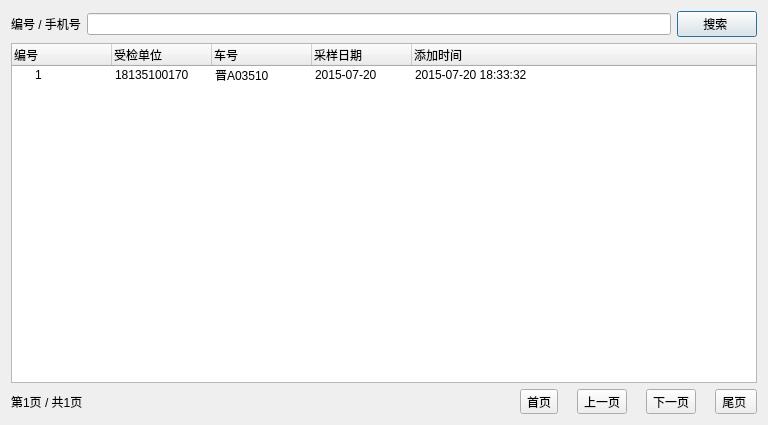
<?xml version="1.0" encoding="UTF-8"?>
<ui version="4.0">
 <class>SearchDialog</class>
 <widget class="QDialog" name="SearchDialog">
  <property name="geometry">
   <rect>
    <x>0</x>
    <y>0</y>
    <width>768</width>
    <height>425</height>
   </rect>
  </property>
  <property name="windowTitle">
   <string>搜索</string>
  </property>
  <layout class="QVBoxLayout" name="verticalLayout">
   <item>
    <layout class="QHBoxLayout" name="horizontalLayout_2">
     <item>
      <widget class="QLabel" name="label_6">
       <property name="text">
        <string>编号 / 手机号</string>
       </property>
      </widget>
     </item>
     <item>
      <widget class="QLineEdit" name="m_pSearchLineEdit"/>
     </item>
     <item>
      <widget class="QPushButton" name="m_pSearchBtn">
       <property name="text">
        <string>  搜索   </string>
       </property>
       <property name="icon">
        <iconset resource="main.qrc">
         <normaloff>:/images/find.png</normaloff>:/images/find.png</iconset>
       </property>
      </widget>
     </item>
    </layout>
   </item>
   <item>
    <widget class="QTreeWidget" name="m_pTreeWidget">
     <column>
      <property name="text">
       <string>编号</string>
      </property>
     </column>
     <column>
      <property name="text">
       <string>受检单位</string>
      </property>
     </column>
     <column>
      <property name="text">
       <string>车号</string>
      </property>
     </column>
     <column>
      <property name="text">
       <string>采样日期</string>
      </property>
     </column>
     <column>
      <property name="text">
       <string>添加时间</string>
      </property>
     </column>
     <item>
      <property name="text">
       <string>1</string>
      </property>
      <property name="text">
       <string>18135100170</string>
      </property>
      <property name="text">
       <string>晋A03510</string>
      </property>
      <property name="text">
       <string>2015-07-20</string>
      </property>
      <property name="text">
       <string>2015-07-20 18:33:32</string>
      </property>
     </item>
    </widget>
   </item>
   <item>
    <layout class="QHBoxLayout" name="horizontalLayout">
     <item>
      <widget class="QLabel" name="m_pPageLabel">
       <property name="text">
        <string>第1页 / 共1页</string>
       </property>
      </widget>
     </item>
     <item>
      <spacer name="horizontalSpacer">
       <property name="orientation">
        <enum>Qt::Horizontal</enum>
       </property>
       <property name="sizeHint" stdset="0">
        <size>
         <width>40</width>
         <height>20</height>
        </size>
       </property>
      </spacer>
     </item>
     <item>
      <widget class="QLabel" name="label_5">
       <property name="text">
        <string/>
       </property>
      </widget>
     </item>
     <item>
      <widget class="QToolButton" name="m_pFirstPageBtn">
       <property name="text">
        <string>首页</string>
       </property>
       <property name="icon">
        <iconset resource="main.qrc">
         <normaloff>:/images/pagehead.png</normaloff>:/images/pagehead.png</iconset>
       </property>
       <property name="toolButtonStyle">
        <enum>Qt::ToolButtonTextBesideIcon</enum>
       </property>
      </widget>
     </item>
     <item>
      <widget class="QLabel" name="label_2">
       <property name="text">
        <string/>
       </property>
      </widget>
     </item>
     <item>
      <widget class="QToolButton" name="m_pPreviousPageBtn">
       <property name="text">
        <string>上一页</string>
       </property>
       <property name="icon">
        <iconset resource="main.qrc">
         <normaloff>:/images/pageup.png</normaloff>:/images/pageup.png</iconset>
       </property>
       <property name="toolButtonStyle">
        <enum>Qt::ToolButtonTextBesideIcon</enum>
       </property>
      </widget>
     </item>
     <item>
      <widget class="QLabel" name="label_3">
       <property name="text">
        <string/>
       </property>
      </widget>
     </item>
     <item>
      <widget class="QToolButton" name="m_pNextPageBtn">
       <property name="text">
        <string>下一页</string>
       </property>
       <property name="icon">
        <iconset resource="main.qrc">
         <normaloff>:/images/pagedown.png</normaloff>:/images/pagedown.png</iconset>
       </property>
       <property name="toolButtonStyle">
        <enum>Qt::ToolButtonTextBesideIcon</enum>
       </property>
      </widget>
     </item>
     <item>
      <widget class="QLabel" name="label_4">
       <property name="text">
        <string/>
       </property>
      </widget>
     </item>
     <item>
      <widget class="QToolButton" name="m_pLastPageBtn">
       <property name="text">
        <string>尾页 </string>
       </property>
       <property name="icon">
        <iconset resource="main.qrc">
         <normaloff>:/images/pagetail.png</normaloff>:/images/pagetail.png</iconset>
       </property>
       <property name="toolButtonStyle">
        <enum>Qt::ToolButtonTextBesideIcon</enum>
       </property>
      </widget>
     </item>
    </layout>
   </item>
  </layout>
 </widget>
 <resources>
  <include location="main.qrc"/>
 </resources>
 <connections/>
</ui>
